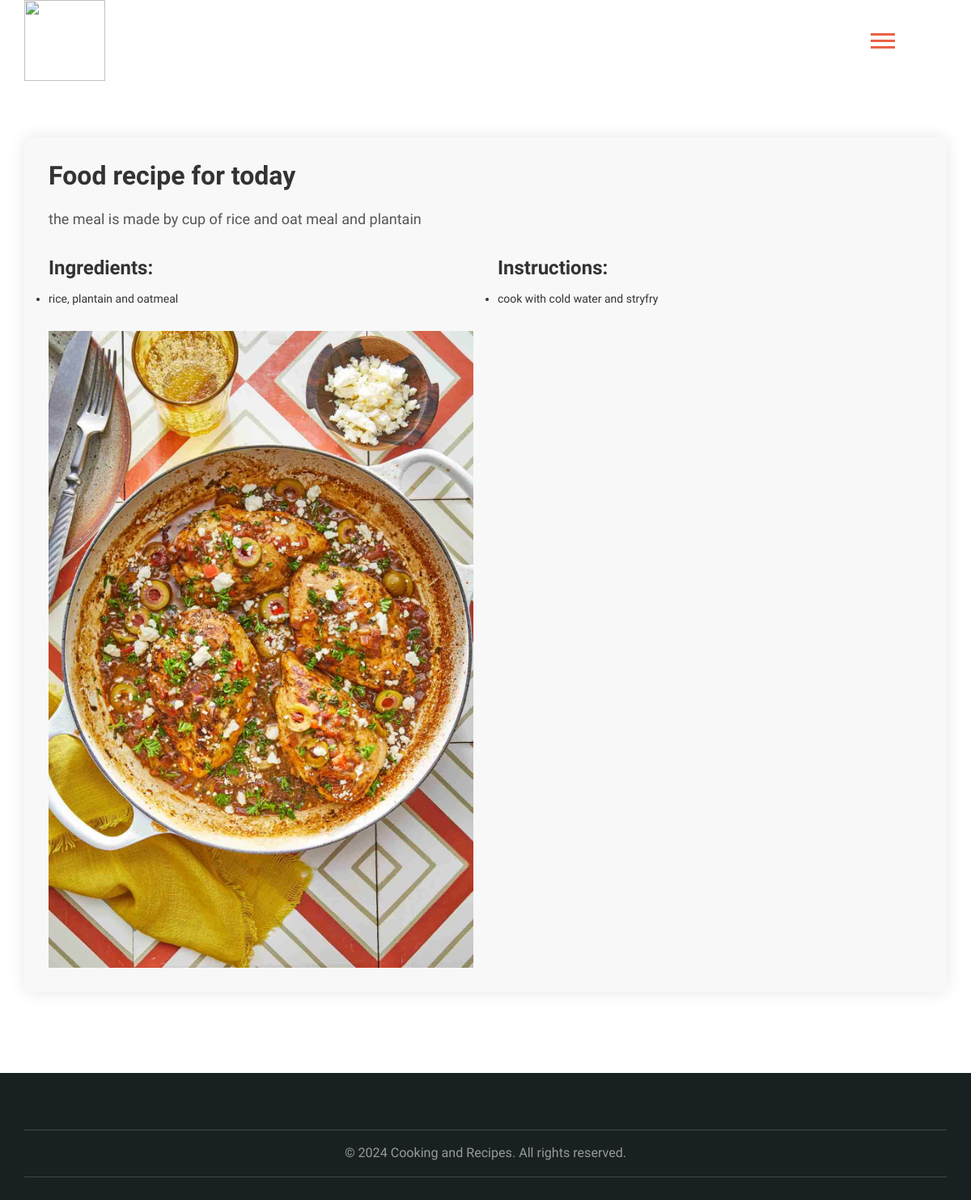
Page /view_recipe.php?id=1 on the committed database.
### tables this page shows
CREATE TABLE `recipes` (
  `id` int(11) NOT NULL,
  `title` varchar(100) NOT NULL,
  `description` text DEFAULT NULL,
  `ingredients` text DEFAULT NULL,
  `instructions` text DEFAULT NULL,
  `image_url` varchar(255) DEFAULT NULL
);

### view_recipe.php (the view, shortened to what this page needs)
<?php
$servername = "localhost";
$username = "root";
$password = "";
$dbname = "chef";
$conn = new mysqli($servername, $username, $password, $dbname);
if (isset($_GET["id"])) {
    $recipeId = $_GET["id"];
    $sql = "SELECT * FROM recipes WHERE id = ?";
    $stmt = $conn->prepare($sql);
    $stmt->bind_param("i", $recipeId);
    $stmt->execute();
    $result = $stmt->get_result();
    if ($result->num_rows === 1) {
        $recipe = $result->fetch_assoc();
    } else {
        die("Recipe not found.");
    }
} else {
    die("Recipe ID not provided.");
}
?>
<!DOCTYPE html>
<html lang="zxx">
<head>
    <link href="css/bootstrap.css" type="text/css" rel="stylesheet" media="all">
    <link href="css/style.css" type="text/css" rel="stylesheet" media="all">
    <link href="css/font-awesome.css" rel="stylesheet">
</head>
<body>
    <div class="w3_agilits_banner_bootm">
        <div class="container">
            <div class="w3_agile_logo">
                <h1>
                    <a href="index.php">
                        <img src="images/logo.png" alt=""  style="height: 100px; width: 100px;" /></a>
                </h1>
            </div>
            <div class="agileits_w3layouts_nav">
                <div id="toggle_m_nav">
                    <div id="m_nav_menu" class="m_nav">
                        <div class="m_nav_ham w3_agileits_ham" id="m_ham_1"></div>
                        <div class="m_nav_ham" id="m_ham_2"></div>
                        <div class="m_nav_ham" id="m_ham_3"></div>
                    </div>
                </div>
            </div>
        </div>
    </div>
<div class="wthree-about section-w3ls">
    <div class="container">
        <div class="recipe-container">
            <h3 class="recipe-title"><?php echo $recipe["title"]; ?></h3>
            <p class="recipe-description"><?php echo $recipe["description"]; ?></p>
            <div class="row recipe-details">
                <div class="col-md-6">
                    <h3>Ingredients:</h3>
                    <ul>
                        <?php
                        $ingredients = explode("\n", $recipe["ingredients"]);
                        foreach ($ingredients as $ingredient) {
                            echo "<li>$ingredient</li>";
                        }
                        ?>
                    </ul>
                </div>
                <div class="col-md-6">
                    <h3>Instructions:</h3>
                    <ul>
                        <?php
                        $instructions = explode("\n", $recipe["instructions"]);
                        foreach ($instructions as $instruction) {
                            echo "<li>$instruction</li>";
                        }
                        ?>
                    </ul>
                </div>
            </div>
            <div class="row recipe-image">
                <div class="col-md-6">
                    <img src="<?php echo $recipe["image_url"]; ?>" alt="<?php echo $recipe["title"]; ?>" class="img-responsive" />
                </div>
            </div>
        </div>
    </div>
</div>
    <div class="agile-footer w3ls-section">
        <div class="container">
            <div class="agileits_w3layouts-footer-bottom">
                <div class="w3_agile-footer-grids">
            <div class="agileits_w3layouts-copyright">
                <p>&copy; 2024 Cooking and Recipes. All rights reserved.</p>
            </div>
        </div>
    </div>
    <link href="css/owl.carousel.css" rel="stylesheet">
</body>
</html>

### css/style.css (style rules this page uses)
body { margin: 0; background: #fff; font-family: 'Mukta Mahee', sans-serif; }
body a { transition: 0.5s all; -webkit-transition: 0.5s all; -moz-transition: 0.5s all; -o-transition: 0.5s all; -ms-transition: 0.5s all; text-decoration: none; outline: none; }
h1, h2, h3, h4, h5, h6 { margin: 0; }
p { margin: 0; font-size: 1.15em; color: #999; line-height: 1.8em; }
ul, label { margin: 0; padding: 0; }
.w3_agile_logo { margin: 0; }
.w3_agile_logo h1 a { font-size: 1.1em; color: #fff; position: relative; text-decoration: none; font-family: 'Righteous', cursive; text-transform: capitalize; }
.m_nav_ham { box-sizing: border-box; -webkit-transition-duration: 0.3s; -moz-transition-duration: 0.3s; -ms-transition-duration: 0.3s; transition-duration: 0.3s; }
#m_nav_menu { width: 50px; height: 32px; position: fixed; top: 30px; right: 13.4%; z-index: 999 !important; cursor: pointer; }
.m_nav_ham { width: 30px; height: 3px; background: #e96147; margin: 5px auto; }
.w3_agileits_ham { margin-top: .8em; }
#m_nav_menu { top: 2%; }
.w3_agilits_banner_bootm { padding: 0; background: url(../images/nav.jpg) no-repeat center; }
.section-w3ls { padding: 5em 0; }
img.img-responsive { -webkit-transition: .5s all; -moz-transition: .5s all; transition: .5s all; }
ul.footer-nav, .agileits_w3layouts-copyright { text-align: center; border: 1px solid #464646; border-width: 1px 0; }
.w3_agile-footer-grids { padding: 3em 0 2em; }
.agileits_w3layouts-copyright { padding: 1em; text-align: center; }
.agile-footer.w3ls-section { padding: 2em 0 0; background: #192021; }
@media screen and (max-width: 1440px) { #m_nav_menu { right: 9.3%; } }
@media screen and (max-width: 1366px) { #m_nav_menu { right: 7%; } }

### view_recipe.php (style rules this page uses)
.recipe-container { background-color: #f8f8f8; border-radius: 10px; padding: 30px; margin-bottom: 30px; box-shadow: 0px 0px 20px rgba(0, 0, 0, 0.1); }
.recipe-title { color: #333; font-size: 32px; font-weight: bold; margin-bottom: 20px; }
.recipe-description { color: #555; font-size: 18px; margin-bottom: 30px; }
.recipe-details { margin-bottom: 30px; }
.recipe-details h3 { color: #333; font-size: 24px; font-weight: bold; margin-bottom: 15px; }
.recipe-image { border-radius: 10px; overflow: hidden; }
.recipe-image img { width: 100%; height: auto; display: block; }

### rows in the picture
recipes: title "Food recipe for today", description "the meal is made by cup of rice and oat meal and plantain", ingredients "rice, plantain and oatmeal", instructions "cook with cold water and stryfry", image_url (picture)
